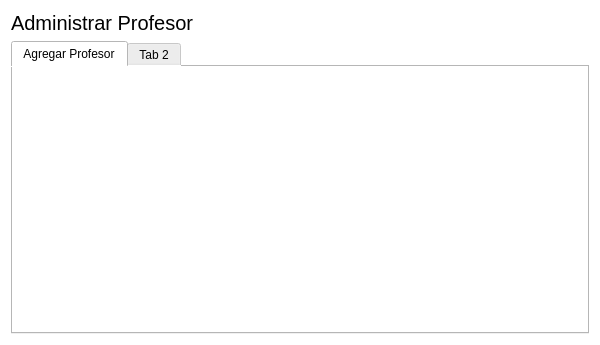
<?xml version="1.0" encoding="UTF-8"?>
<ui version="4.0">
 <class>AdminProfesor</class>
 <widget class="QWidget" name="AdminProfesor">
  <property name="geometry">
   <rect>
    <x>0</x>
    <y>0</y>
    <width>600</width>
    <height>345</height>
   </rect>
  </property>
  <property name="windowTitle">
   <string>Form</string>
  </property>
  <property name="styleSheet">
   <string notr="true">background-color: white;</string>
  </property>
  <layout class="QVBoxLayout" name="verticalLayout">
   <item>
    <widget class="QLabel" name="label">
     <property name="font">
      <font>
       <pointsize>15</pointsize>
      </font>
     </property>
     <property name="text">
      <string>Administrar Profesor</string>
     </property>
    </widget>
   </item>
   <item>
    <widget class="QTabWidget" name="tabWidget">
     <property name="currentIndex">
      <number>0</number>
     </property>
     <widget class="QWidget" name="tab">
      <attribute name="title">
       <string>Agregar Profesor</string>
      </attribute>
     </widget>
     <widget class="QWidget" name="tab_2">
      <attribute name="title">
       <string>Tab 2</string>
      </attribute>
     </widget>
    </widget>
   </item>
  </layout>
 </widget>
 <resources/>
 <connections/>
</ui>
